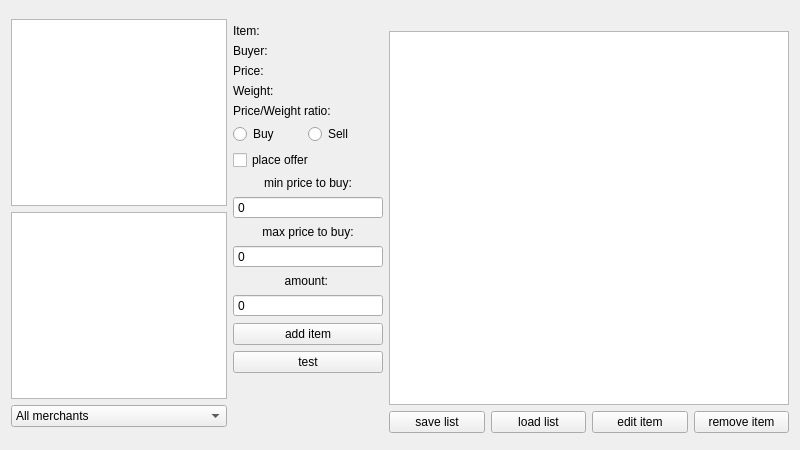
<?xml version="1.0" encoding="UTF-8"?>
<ui version="4.0">
 <class>Market</class>
 <widget class="QWidget" name="Market">
  <property name="geometry">
   <rect>
    <x>0</x>
    <y>0</y>
    <width>800</width>
    <height>450</height>
   </rect>
  </property>
  <property name="sizePolicy">
   <sizepolicy hsizetype="Fixed" vsizetype="Fixed">
    <horstretch>0</horstretch>
    <verstretch>0</verstretch>
   </sizepolicy>
  </property>
  <property name="minimumSize">
   <size>
    <width>800</width>
    <height>450</height>
   </size>
  </property>
  <property name="maximumSize">
   <size>
    <width>800</width>
    <height>450</height>
   </size>
  </property>
  <property name="windowTitle">
   <string>Market</string>
  </property>
  <layout class="QGridLayout" name="gridLayout_2">
   <item row="0" column="0">
    <layout class="QGridLayout" name="gridLayout">
     <item row="0" column="0">
      <layout class="QGridLayout" name="gridLayout_3">
       <item row="1" column="5" rowspan="2">
        <layout class="QGridLayout" name="gridLayout_4">
         <item row="1" column="0" colspan="3">
          <widget class="QListWidget" name="offerListWidget">
           <property name="minimumSize">
            <size>
             <width>400</width>
             <height>0</height>
            </size>
           </property>
           <property name="maximumSize">
            <size>
             <width>16777215</width>
             <height>16777215</height>
            </size>
           </property>
          </widget>
         </item>
         <item row="0" column="0" colspan="3">
          <widget class="QLabel" name="itemListFileNameLabel">
           <property name="enabled">
            <bool>true</bool>
           </property>
           <property name="text">
            <string/>
           </property>
          </widget>
         </item>
         <item row="2" column="0" colspan="3">
          <layout class="QGridLayout" name="gridLayout_6">
           <item row="0" column="0">
            <widget class="QPushButton" name="saveListButton">
             <property name="text">
              <string>save list</string>
             </property>
            </widget>
           </item>
           <item row="0" column="3">
            <widget class="QPushButton" name="removeItemButton">
             <property name="text">
              <string>remove item</string>
             </property>
            </widget>
           </item>
           <item row="0" column="2">
            <widget class="QPushButton" name="editItemButton">
             <property name="text">
              <string>edit item</string>
             </property>
            </widget>
           </item>
           <item row="0" column="1">
            <widget class="QPushButton" name="loadListButton">
             <property name="text">
              <string>load list</string>
             </property>
            </widget>
           </item>
          </layout>
         </item>
        </layout>
       </item>
       <item row="1" column="2">
        <layout class="QVBoxLayout" name="verticalLayout_2">
         <item>
          <spacer name="verticalSpacer_3">
           <property name="orientation">
            <enum>Qt::Vertical</enum>
           </property>
           <property name="sizeHint" stdset="0">
            <size>
             <width>20</width>
             <height>13</height>
            </size>
           </property>
          </spacer>
         </item>
         <item>
          <widget class="QListWidget" name="categoriesWindow">
           <property name="minimumSize">
            <size>
             <width>0</width>
             <height>150</height>
            </size>
           </property>
           <property name="maximumSize">
            <size>
             <width>250</width>
             <height>16777215</height>
            </size>
           </property>
          </widget>
         </item>
         <item>
          <widget class="QListWidget" name="itemList">
           <property name="minimumSize">
            <size>
             <width>0</width>
             <height>150</height>
            </size>
           </property>
           <property name="maximumSize">
            <size>
             <width>250</width>
             <height>16777215</height>
            </size>
           </property>
          </widget>
         </item>
         <item>
          <widget class="QComboBox" name="merchantFiltr">
           <item>
            <property name="text">
             <string>All merchants</string>
            </property>
           </item>
           <item>
            <property name="text">
             <string>Green Dijnn</string>
            </property>
           </item>
           <item>
            <property name="text">
             <string>Blue Dijnn</string>
            </property>
           </item>
           <item>
            <property name="text">
             <string>Flint</string>
            </property>
           </item>
           <item>
            <property name="text">
             <string>Rashid</string>
            </property>
           </item>
           <item>
            <property name="text">
             <string>Esrik</string>
            </property>
           </item>
          </widget>
         </item>
        </layout>
       </item>
       <item row="1" column="3" rowspan="3">
        <layout class="QGridLayout" name="gridLayout_5">
         <item row="23" column="0" colspan="2">
          <spacer name="verticalSpacer">
           <property name="orientation">
            <enum>Qt::Vertical</enum>
           </property>
           <property name="sizeHint" stdset="0">
            <size>
             <width>20</width>
             <height>40</height>
            </size>
           </property>
          </spacer>
         </item>
         <item row="16" column="0" colspan="2">
          <widget class="QLabel" name="label">
           <property name="text">
            <string>amount: </string>
           </property>
           <property name="alignment">
            <set>Qt::AlignCenter</set>
           </property>
          </widget>
         </item>
         <item row="11" column="0" colspan="2">
          <widget class="QCheckBox" name="placeOfferCheckBox">
           <property name="text">
            <string>place offer</string>
           </property>
          </widget>
         </item>
         <item row="3" column="0" colspan="2">
          <widget class="QLabel" name="buyerInfoLabel">
           <property name="maximumSize">
            <size>
             <width>16777215</width>
             <height>25</height>
            </size>
           </property>
           <property name="text">
            <string>Buyer: </string>
           </property>
          </widget>
         </item>
         <item row="7" column="0" rowspan="2" colspan="2">
          <widget class="QFrame" name="horizontalFrame">
           <property name="minimumSize">
            <size>
             <width>0</width>
             <height>0</height>
            </size>
           </property>
           <property name="maximumSize">
            <size>
             <width>16777215</width>
             <height>20</height>
            </size>
           </property>
           <layout class="QHBoxLayout" name="horizontalLayout">
            <property name="spacing">
             <number>0</number>
            </property>
            <property name="leftMargin">
             <number>0</number>
            </property>
            <property name="topMargin">
             <number>0</number>
            </property>
            <property name="rightMargin">
             <number>0</number>
            </property>
            <property name="bottomMargin">
             <number>0</number>
            </property>
            <item>
             <widget class="QRadioButton" name="buyTypeRadioButton">
              <property name="minimumSize">
               <size>
                <width>0</width>
                <height>20</height>
               </size>
              </property>
              <property name="text">
               <string>Buy</string>
              </property>
             </widget>
            </item>
            <item>
             <widget class="QRadioButton" name="sellTypeRadioButton">
              <property name="minimumSize">
               <size>
                <width>0</width>
                <height>20</height>
               </size>
              </property>
              <property name="text">
               <string>Sell</string>
              </property>
              <property name="checkable">
               <bool>true</bool>
              </property>
              <property name="autoExclusive">
               <bool>true</bool>
              </property>
             </widget>
            </item>
           </layout>
          </widget>
         </item>
         <item row="14" column="0" colspan="2">
          <widget class="QLabel" name="maxPriceLabel">
           <property name="maximumSize">
            <size>
             <width>16777215</width>
             <height>25</height>
            </size>
           </property>
           <property name="text">
            <string>max price to buy:</string>
           </property>
           <property name="alignment">
            <set>Qt::AlignCenter</set>
           </property>
          </widget>
         </item>
         <item row="13" column="0" colspan="2">
          <widget class="QSpinBox" name="minPriceValue">
           <property name="maximumSize">
            <size>
             <width>16777215</width>
             <height>25</height>
            </size>
           </property>
           <property name="buttonSymbols">
            <enum>QAbstractSpinBox::NoButtons</enum>
           </property>
           <property name="maximum">
            <number>999999999</number>
           </property>
          </widget>
         </item>
         <item row="6" column="0" colspan="2">
          <widget class="QLabel" name="priceWeightRatioLabel">
           <property name="minimumSize">
            <size>
             <width>150</width>
             <height>0</height>
            </size>
           </property>
           <property name="text">
            <string>Price/Weight ratio:</string>
           </property>
          </widget>
         </item>
         <item row="17" column="0" colspan="2">
          <widget class="QSpinBox" name="amountValue">
           <property name="buttonSymbols">
            <enum>QAbstractSpinBox::NoButtons</enum>
           </property>
           <property name="maximum">
            <number>999999999</number>
           </property>
          </widget>
         </item>
         <item row="4" column="0" colspan="2">
          <widget class="QLabel" name="priceInfoLabel">
           <property name="maximumSize">
            <size>
             <width>16777215</width>
             <height>25</height>
            </size>
           </property>
           <property name="text">
            <string>Price:</string>
           </property>
          </widget>
         </item>
         <item row="21" column="0" colspan="2">
          <widget class="QPushButton" name="addItemButton">
           <property name="text">
            <string>add item</string>
           </property>
          </widget>
         </item>
         <item row="5" column="0" colspan="2">
          <widget class="QLabel" name="weightInfoLabel">
           <property name="maximumSize">
            <size>
             <width>16777215</width>
             <height>25</height>
            </size>
           </property>
           <property name="text">
            <string>Weight:</string>
           </property>
          </widget>
         </item>
         <item row="1" column="0" colspan="2">
          <spacer name="verticalSpacer_2">
           <property name="orientation">
            <enum>Qt::Vertical</enum>
           </property>
           <property name="sizeType">
            <enum>QSizePolicy::Minimum</enum>
           </property>
           <property name="sizeHint" stdset="0">
            <size>
             <width>20</width>
             <height>13</height>
            </size>
           </property>
          </spacer>
         </item>
         <item row="15" column="0" colspan="2">
          <widget class="QSpinBox" name="maxPriceValue">
           <property name="maximumSize">
            <size>
             <width>16777215</width>
             <height>25</height>
            </size>
           </property>
           <property name="buttonSymbols">
            <enum>QAbstractSpinBox::NoButtons</enum>
           </property>
           <property name="maximum">
            <number>999999999</number>
           </property>
          </widget>
         </item>
         <item row="12" column="0" colspan="2">
          <widget class="QLabel" name="minPriceLabel">
           <property name="maximumSize">
            <size>
             <width>16777215</width>
             <height>25</height>
            </size>
           </property>
           <property name="text">
            <string>min price to buy:</string>
           </property>
           <property name="alignment">
            <set>Qt::AlignCenter</set>
           </property>
          </widget>
         </item>
         <item row="22" column="0" colspan="2">
          <widget class="QPushButton" name="testButton">
           <property name="text">
            <string>test</string>
           </property>
          </widget>
         </item>
         <item row="2" column="0" colspan="2">
          <widget class="QLabel" name="itemNameInfoLabel">
           <property name="maximumSize">
            <size>
             <width>16777215</width>
             <height>25</height>
            </size>
           </property>
           <property name="text">
            <string>Item: </string>
           </property>
          </widget>
         </item>
        </layout>
       </item>
      </layout>
     </item>
    </layout>
   </item>
  </layout>
 </widget>
 <layoutdefault spacing="6" margin="11"/>
 <resources/>
 <connections>
  <connection>
   <sender>categoriesWindow</sender>
   <signal>currentItemChanged(QListWidgetItem*,QListWidgetItem*)</signal>
   <receiver>Market</receiver>
   <slot>categoryChanged()</slot>
   <hints>
    <hint type="sourcelabel">
     <x>126</x>
     <y>96</y>
    </hint>
    <hint type="destinationlabel">
     <x>366</x>
     <y>234</y>
    </hint>
   </hints>
  </connection>
  <connection>
   <sender>itemList</sender>
   <signal>currentItemChanged(QListWidgetItem*,QListWidgetItem*)</signal>
   <receiver>Market</receiver>
   <slot>itemChanged()</slot>
   <hints>
    <hint type="sourcelabel">
     <x>152</x>
     <y>268</y>
    </hint>
    <hint type="destinationlabel">
     <x>364</x>
     <y>229</y>
    </hint>
   </hints>
  </connection>
  <connection>
   <sender>addItemButton</sender>
   <signal>clicked()</signal>
   <receiver>Market</receiver>
   <slot>addItemButtonPressed()</slot>
   <hints>
    <hint type="sourcelabel">
     <x>391</x>
     <y>311</y>
    </hint>
    <hint type="destinationlabel">
     <x>364</x>
     <y>182</y>
    </hint>
   </hints>
  </connection>
  <connection>
   <sender>saveListButton</sender>
   <signal>clicked()</signal>
   <receiver>Market</receiver>
   <slot>saveListToJsonFile()</slot>
   <hints>
    <hint type="sourcelabel">
     <x>524</x>
     <y>376</y>
    </hint>
    <hint type="destinationlabel">
     <x>327</x>
     <y>199</y>
    </hint>
   </hints>
  </connection>
  <connection>
   <sender>loadListButton</sender>
   <signal>clicked()</signal>
   <receiver>Market</receiver>
   <slot>readListFromJsonFile()</slot>
   <hints>
    <hint type="sourcelabel">
     <x>605</x>
     <y>376</y>
    </hint>
    <hint type="destinationlabel">
     <x>327</x>
     <y>199</y>
    </hint>
   </hints>
  </connection>
  <connection>
   <sender>removeItemButton</sender>
   <signal>clicked()</signal>
   <receiver>Market</receiver>
   <slot>removeItem()</slot>
   <hints>
    <hint type="sourcelabel">
     <x>443</x>
     <y>376</y>
    </hint>
    <hint type="destinationlabel">
     <x>327</x>
     <y>199</y>
    </hint>
   </hints>
  </connection>
  <connection>
   <sender>testButton</sender>
   <signal>clicked()</signal>
   <receiver>Market</receiver>
   <slot>test()</slot>
   <hints>
    <hint type="sourcelabel">
     <x>299</x>
     <y>368</y>
    </hint>
    <hint type="destinationlabel">
     <x>375</x>
     <y>-12</y>
    </hint>
   </hints>
  </connection>
  <connection>
   <sender>sellTypeRadioButton</sender>
   <signal>clicked()</signal>
   <receiver>Market</receiver>
   <slot>offerTypeChanged()</slot>
   <hints>
    <hint type="sourcelabel">
     <x>354</x>
     <y>138</y>
    </hint>
    <hint type="destinationlabel">
     <x>327</x>
     <y>199</y>
    </hint>
   </hints>
  </connection>
  <connection>
   <sender>buyTypeRadioButton</sender>
   <signal>clicked()</signal>
   <receiver>Market</receiver>
   <slot>offerTypeChanged()</slot>
   <hints>
    <hint type="sourcelabel">
     <x>279</x>
     <y>138</y>
    </hint>
    <hint type="destinationlabel">
     <x>327</x>
     <y>199</y>
    </hint>
   </hints>
  </connection>
  <connection>
   <sender>editItemButton</sender>
   <signal>clicked()</signal>
   <receiver>Market</receiver>
   <slot>editItemButtonClicked()</slot>
   <hints>
    <hint type="sourcelabel">
     <x>713</x>
     <y>475</y>
    </hint>
    <hint type="destinationlabel">
     <x>399</x>
     <y>249</y>
    </hint>
   </hints>
  </connection>
  <connection>
   <sender>merchantFiltr</sender>
   <signal>currentIndexChanged(int)</signal>
   <receiver>Market</receiver>
   <slot>sellerFiltrChange()</slot>
   <hints>
    <hint type="sourcelabel">
     <x>116</x>
     <y>432</y>
    </hint>
    <hint type="destinationlabel">
     <x>399</x>
     <y>249</y>
    </hint>
   </hints>
  </connection>
 </connections>
 <slots>
  <slot>sellerFiltrChange()</slot>
  <slot>categoryChanged()</slot>
  <slot>itemChanged()</slot>
  <slot>addItemButtonPressed()</slot>
  <slot>saveListToJsonFile()</slot>
  <slot>readListFromJsonFile()</slot>
  <slot>removeItem()</slot>
  <slot>test()</slot>
  <slot>offerTypeChanged()</slot>
  <slot>editItemButtonClicked()</slot>
 </slots>
</ui>
